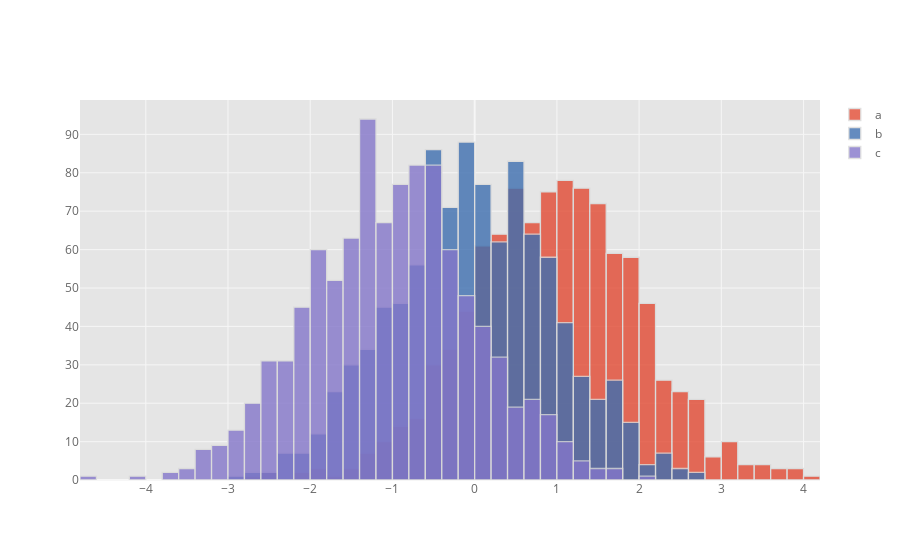

Notebook cell for this chart:
### Code cell
df.iplot(kind='histogram')

### Figure 1 — Plotly figure (JSON) as saved in the notebook; plotly's stock layout.template omitted (floating-point values rounded to 4 significant figures; data arrays with more than 128 entries replaced by an {"elided": "..."} marker saying what was removed)
{"data": [{"histfunc": "count", "histnorm": "", "marker": {"color": "rgba(226, 74, 51, 1.0)", "line": {"color": "#D9D9D9", "width": 1.3}}, "name": "a", "opacity": 0.8, "orientation": "v", "type": "histogram", "x": {"elided": "1000 float values"}}, {"histfunc": "count", "histnorm": "", "marker": {"color": "rgba(62, 111, 176, 1.0)", "line": {"color": "#D9D9D9", "width": 1.3}}, "name": "b", "opacity": 0.8, "orientation": "v", "type": "histogram", "x": {"elided": "1000 float values"}}, {"histfunc": "count", "histnorm": "", "marker": {"color": "rgba(132, 118, 202, 1.0)", "line": {"color": "#D9D9D9", "width": 1.3}}, "name": "c", "opacity": 0.8, "orientation": "v", "type": "histogram", "x": {"elided": "1000 float values"}}], "layout": {"barmode": "overlay", "legend": {"bgcolor": "#FFFFFF", "font": {"color": "#666666"}}, "paper_bgcolor": "#FFFFFF", "plot_bgcolor": "#E5E5E5", "title": {"font": {"color": "#151516"}, "x": 0.5}, "xaxis": {"gridcolor": "#F6F6F6", "showgrid": true, "tickfont": {"color": "#666666"}, "title": {"font": {"color": "#666666"}, "text": ""}, "zerolinecolor": "#F6F6F6"}, "yaxis": {"gridcolor": "#F6F6F6", "showgrid": true, "tickfont": {"color": "#666666"}, "title": {"font": {"color": "#666666"}, "text": ""}, "zerolinecolor": "#F6F6F6"}}}
